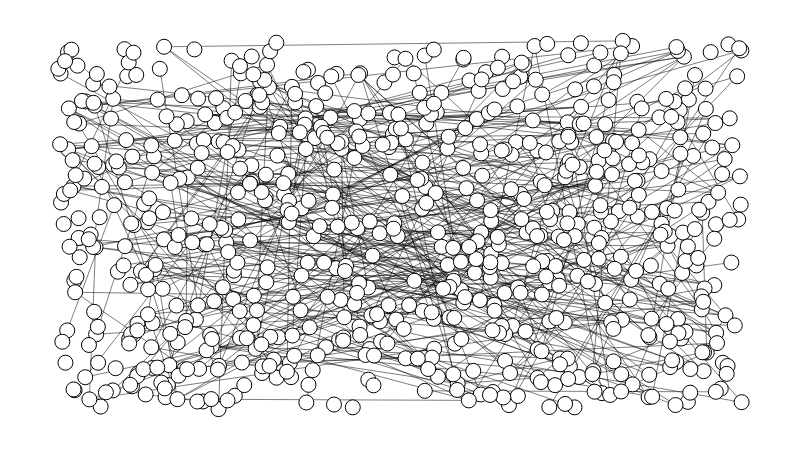

This figure's notebook cell:
### Code cell
g.draw()

### Figure 1 — Plotly figure (JSON) as saved in the notebook; plotly's stock layout.template omitted (floating-point values rounded to 4 significant figures; data arrays with more than 128 entries replaced by an {"elided": "..."} marker saying what was removed)
{"data": [{"hoverinfo": "none", "line": {"color": "rgb(127, 127, 127)", "dash": "solid", "width": 0}, "mode": "lines", "type": "scatter", "x": [0.5007, 0.5007, null, 0, 1, null], "y": [0, 1, null, 0.5004, 0.5004, null]}, {"hoverinfo": "none", "line": {"color": "rgba(0, 0, 0, 0.5)", "dash": "solid", "width": 1}, "mode": "lines", "type": "scatter", "x": {"elided": "1098 float values"}, "y": {"elided": "1098 float values"}}, {"hoverinfo": "text", "marker": {"color": "rgb(255, 255, 255)", "line": {"color": "rgb(0, 0, 0)", "width": 1}, "size": 15, "symbol": "circle"}, "mode": "markers", "text": {"elided": "703 str values"}, "textfont": {"color": "rgb(0, 0, 0)"}, "textposition": "middle center", "type": "scatter", "x": {"elided": "703 float values"}, "y": {"elided": "703 float values"}}, {"hoverinfo": "none", "mode": "text", "text": [], "textfont": {"color": "rgb(255, 255, 255)"}, "textposition": "middle center", "type": "scatter", "x": [], "y": []}, {"hoverinfo": "none", "mode": "text", "text": {"elided": "703 null values"}, "textfont": {"color": "rgb(0, 0, 0)"}, "textposition": "middle center", "type": "scatter", "x": {"elided": "703 float values"}, "y": {"elided": "703 float values"}}, {"hoverinfo": "none", "mode": "text", "text": {"elided": "366 null values"}, "textfont": {"color": "rgb(0, 0, 0)"}, "textposition": "middle center", "type": "scatter", "x": {"elided": "366 float values"}, "y": {"elided": "366 float values"}}, {"hoverinfo": "none", "marker": {"color": "rgba(255, 255, 255, 0)", "line": {"color": "rgba(255, 255, 255, 0)", "width": 0}, "size": 0, "symbol": "circle"}, "mode": "markers", "type": "scatter", "x": [0.5, 0, 1, 0.5], "y": [0, 0.5, 0.5, 1]}], "layout": {"height": 450, "hovermode": "closest", "margin": {"b": 10, "l": 10, "r": 10, "t": 10}, "plot_bgcolor": "rgb(255, 255, 255)", "showlegend": false, "width": 800, "xaxis": {"showgrid": false, "showticklabels": false, "zeroline": false}, "yaxis": {"showgrid": false, "showticklabels": false, "zeroline": false}}}
